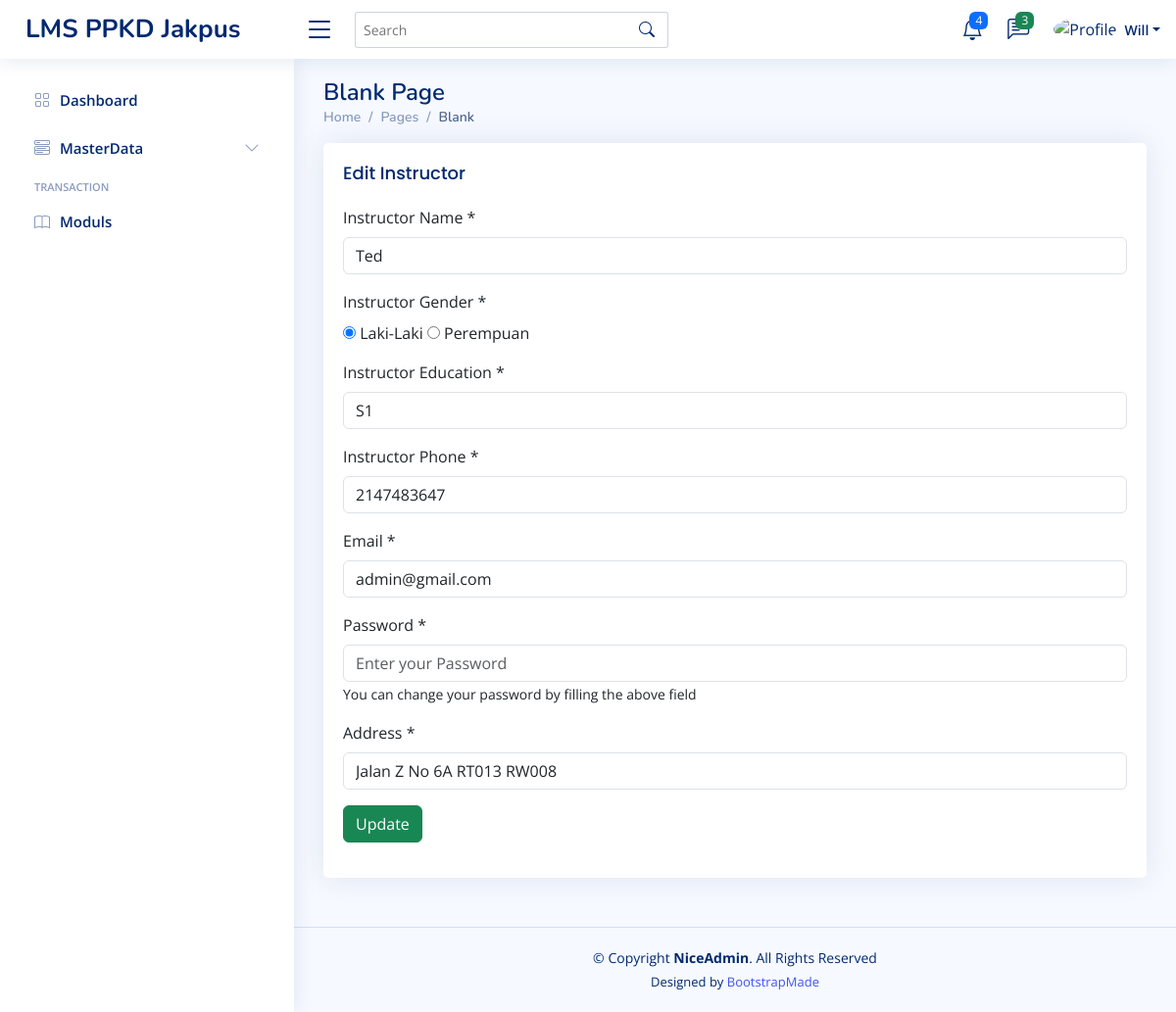
Before: /home.php?page=/instruct/add_instructor&edit=7 (signed in) with the older database file.
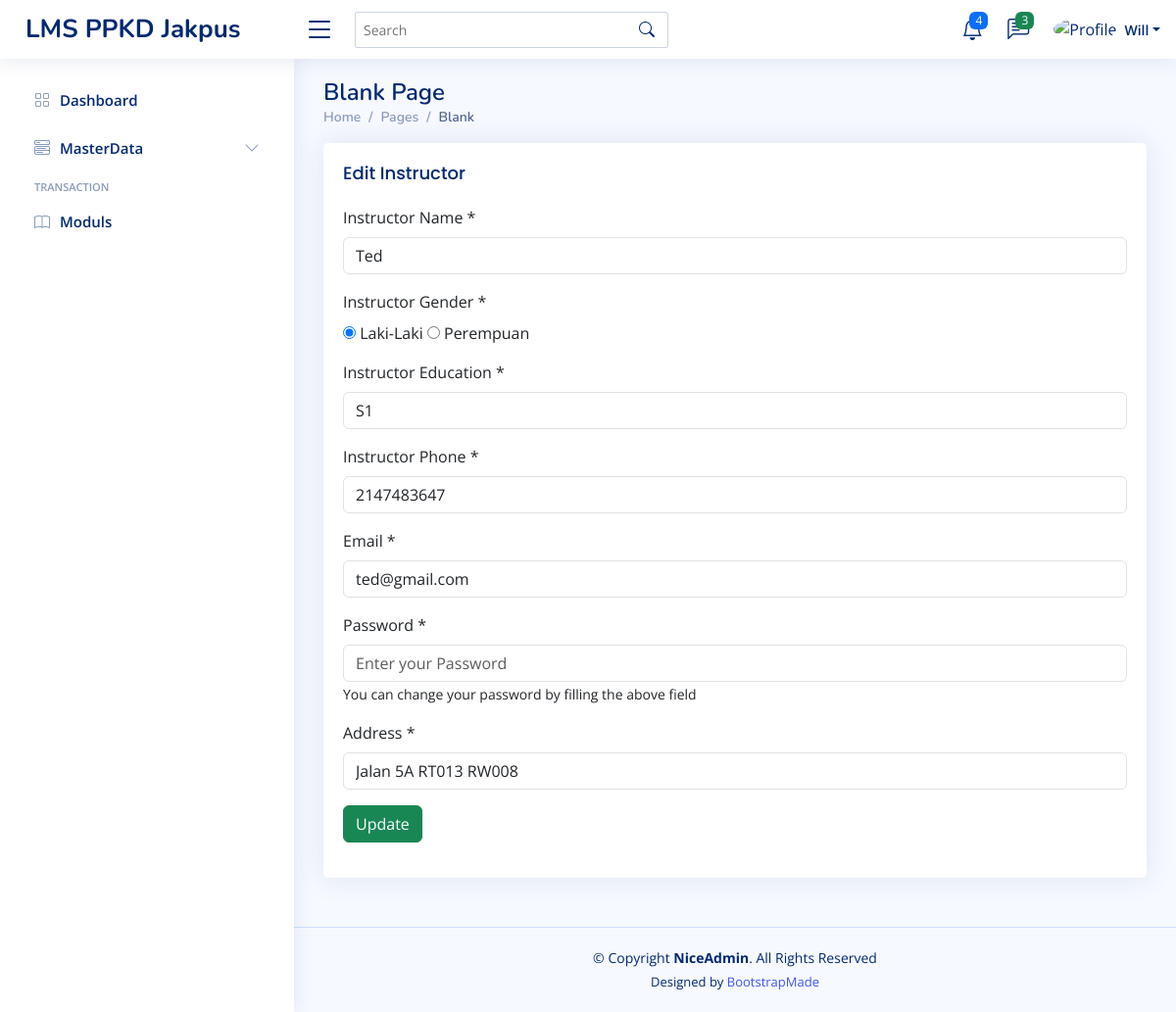
After: the same page with the newer database file.
### tables this page shows
CREATE TABLE `instructors` (
  `instructor_id` int(11) NOT NULL,
  `instructor_name` varchar(50) NOT NULL,
  `instructor_gender` tinyint(1) NOT NULL,
  `instructor_education` varchar(30) NOT NULL,
  `instructor_phone` int(15) NOT NULL,
  `instructor_email` varchar(50) NOT NULL,
  `instructor_password` varchar(100) NOT NULL,
  `instructor_address` text NOT NULL,
  `created_at` timestamp NOT NULL DEFAULT current_timestamp(),
  `updated_at` timestamp NULL DEFAULT NULL ON UPDATE current_timestamp(),
  `deleted_at` tinyint(4) NOT NULL DEFAULT 0
);

### content/instruct/add_instructor.php (the view, shortened to what this page needs)
<?php
$instructorId = isset($_GET['edit']) ? $_GET['edit'] : '';
if (isset($_GET['edit'])) {
    $queryEdit = mysqli_query($config, "SELECT * FROM instructors WHERE instructor_id = $instructorId");
    $rowEdit = mysqli_fetch_assoc($queryEdit);
}
?>
<div class="row">
    <div class="col-sm-12">
        <div class="card">
            <div class="card-body">
                <h5 class="card-title"><?= isset($_GET['edit']) ? 'Edit' : 'Add' ?> Instructor</h5>
                <form action="" method="post">
                    <div class="mb-3">
                        <label for="" class="form-label">Instructor Name *</label>
                        <input type="text" class="form-control" name="instructor_name" placeholder="Enter your Name"
                            value="<?= isset($_GET['edit']) ? $rowEdit['instructor_name'] : '' ?>" required>
                    </div>
                    <div class="mb-3">
                        <label for="" class="form-label">Instructor Gender *</label>
                        <div>
                            <div class="mb-3">
                                <input type="radio" name="instructor_gender" value="1"
                                    <?= (isset($_GET['edit']) && $rowEdit['instructor_gender'] == '1') ? 'checked' : '' ?>
                                    required> Laki-Laki
                                <input type="radio" name="instructor_gender" value="0"
                                    <?= (isset($_GET['edit']) && $rowEdit['instructor_gender'] == '0') ? 'checked' : '' ?>
                                    required> Perempuan
                            </div>
                            <div class="mb-3">
                                <label for="" class="form-label">Instructor Education *</label>
                                <input type="text" class="form-control" name="instructor_education"
                                    placeholder="Enter your Name"
                                    value="<?= isset($_GET['edit']) ? $rowEdit['instructor_education'] : '' ?>"
                                    required>
                            </div>
                            <div class="mb-3">
                                <label for="" class="form-label">Instructor Phone *</label>
                                <input type="text" class="form-control" name="instructor_phone"
                                    placeholder="Enter your Name"
                                    value="<?= isset($_GET['edit']) ? $rowEdit['instructor_phone'] : '' ?>" required>
                            </div>
                            <div class="mb-3">
                                <label for="" class="form-label">Email *</label>
                                <input type="email" class="form-control" name="instructor_email"
                                    placeholder="Enter your Email"
                                    value="<?= isset($_GET['edit']) ? $rowEdit['instructor_email'] : '' ?>" required>
                            </div>
                            <div class="mb-3">
                                <label for="" class="form-label">Password *</label>
                                <input type="password" class="form-control" name="instructor_password"
                                    placeholder="Enter your Password" <?= empty($instructorId) ? 'required' : ''; ?>>
                                <?php if (isset($_GET['edit'])) : ?>
                                    <small>
                                        You can change your password by filling the above field
                                    </small>
                                <?php endif ?>
                            </div>
                            <div class="mb-3">
                                <label for="" class="form-label">Address *</label>
                                <input type="text" class="form-control" name="instructor_address"
                                    placeholder="Enter your Email"
                                    value="<?= isset($_GET['edit']) ? $rowEdit['instructor_address'] : '' ?>" required>
                            </div>
                            <div class="mb-3">
                                <input type="submit" class="btn btn-success"
                                    name="<?= isset($instructorId) && $instructorId != '' ? 'edit' : 'save'; ?>"
                                    value="<?= isset($instructorId) && $instructorId != '' ? 'Update' : 'Save'; ?>">
                            </div>
                </form>
            </div>
        </div>
    </div>
</div>

Changed rows visible on the page:
changed instructors "Ted": instructor_email "admin@gmail.com" → "ted@gmail.com"; instructor_address "Jalan Z No 6A RT013 RW008" → "Jalan 5A RT013 RW008"
